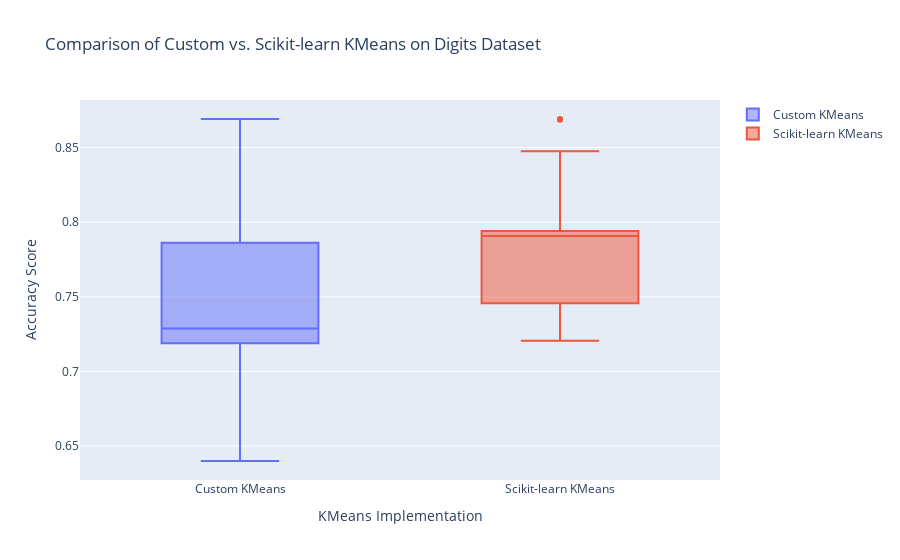

Notebook code cell kept with this figure:
### Code cell
import plotly.graph_objects as go

def k_means(data, k, max_iters=100):
    centroids = data[np.random.choice(range(len(data)), k, replace=False)]
    for _ in range(max_iters): 
        distances = np.linalg.norm(data[:, np.newaxis] - centroids, axis=2)
        labels = np.argmin(distances, axis=1)
        new_centroids = np.array([data[labels == i].mean(axis=0) for i in range(k)])
        
        if np.all(centroids == new_centroids):
            break
        
        centroids = new_centroids
    
    return labels, centroids

# Custom KMeans
data, labels = load_digits(return_X_y=True)
k = 10
real_centroids = np.array([data[labels == i].mean(axis=0) for i in range(k)])

num_iterations = 50
acc_scores_custom = []

final_dataset = np.array([5] * len(labels))
for _ in range(num_iterations):
    custom_labels, custom_centroids = k_means(data, k)
    for i in range(k):
        center = custom_centroids[i]
        dist = np.linalg.norm(center - real_centroids, axis=1)
        final = np.argmin(dist)  # the real value of the output
        final_dataset[custom_labels == i] = final
    acc_score = accuracy_score(labels, final_dataset)
    acc_scores_custom.append(acc_score)

# Scikit-learn KMeans
data = load_digits()
X = data.data
y_true = data.target
n_clusters = 10

accuracy_scores_sklearn = []

num_iterations = 50
for _ in range(num_iterations):
    final_dataset = np.empty(len(y_true), dtype=int)
    kmeans = KMeans(n_clusters=n_clusters, n_init=1).fit(X)
    
    label_mapping = {}
    for cluster_label in np.unique(kmeans.labels_):
        cluster_indices = np.where(kmeans.labels_ == cluster_label)[0]
        true_labels = y_true[cluster_indices]
        most_common_label = np.bincount(true_labels).argmax()
        label_mapping[cluster_label] = most_common_label
    
    for cluster_label, true_label in label_mapping.items():
        final_dataset[kmeans.labels_ == cluster_label] = true_label

    accuracy = accuracy_score(y_true, final_dataset)
    accuracy_scores_sklearn.append(accuracy)

# Plotting boxplot using Plotly
fig = go.Figure()

fig.add_trace(go.Box(y=acc_scores_custom, name='Custom KMeans'))
fig.add_trace(go.Box(y=accuracy_scores_sklearn, name='Scikit-learn KMeans'))

fig.update_layout(
    title='Comparison of Custom vs. Scikit-learn KMeans on Digits Dataset',
    yaxis=dict(title='Accuracy Score'),
    xaxis=dict(title='KMeans Implementation'),
)

fig.show()

### Figure 1 — Plotly figure (JSON) as saved in the notebook; plotly's stock layout.template omitted (floating-point values rounded to 4 significant figures)
{"data": [{"name": "Custom KMeans", "type": "box", "y": [0.7123, 0.719, 0.793, 0.7874, 0.7474, 0.7913, 0.7195, 0.7908, 0.729, 0.7641, 0.6416, 0.7858, 0.7368, 0.7218, 0.7423, 0.6811, 0.7212, 0.7012, 0.7273, 0.7902, 0.695, 0.719, 0.7273, 0.7396, 0.6895, 0.64, 0.793, 0.7223, 0.6828, 0.6906, 0.7056, 0.7373, 0.8069, 0.7268, 0.7863, 0.7924, 0.7896, 0.7284, 0.7435, 0.724, 0.7179, 0.7251, 0.7807, 0.7902, 0.7379, 0.7257, 0.709, 0.8692, 0.7401, 0.7874]}, {"name": "Scikit-learn KMeans", "type": "box", "y": [0.8002, 0.7913, 0.7307, 0.7446, 0.7941, 0.7902, 0.8475, 0.7913, 0.7896, 0.7902, 0.7919, 0.7913, 0.7997, 0.7295, 0.7919, 0.8047, 0.7902, 0.7407, 0.7958, 0.7457, 0.7251, 0.793, 0.788, 0.7457, 0.7941, 0.793, 0.7924, 0.7234, 0.788, 0.7902, 0.7919, 0.7913, 0.8692, 0.7206, 0.7279, 0.7223, 0.8108, 0.7785, 0.7958, 0.813, 0.7913, 0.8687, 0.7279, 0.7824, 0.7935, 0.7234, 0.7891, 0.813, 0.7902, 0.7824]}], "layout": {"title": {"text": "Comparison of Custom vs. Scikit-learn KMeans on Digits Dataset"}, "xaxis": {"title": {"text": "KMeans Implementation"}}, "yaxis": {"title": {"text": "Accuracy Score"}}}}
